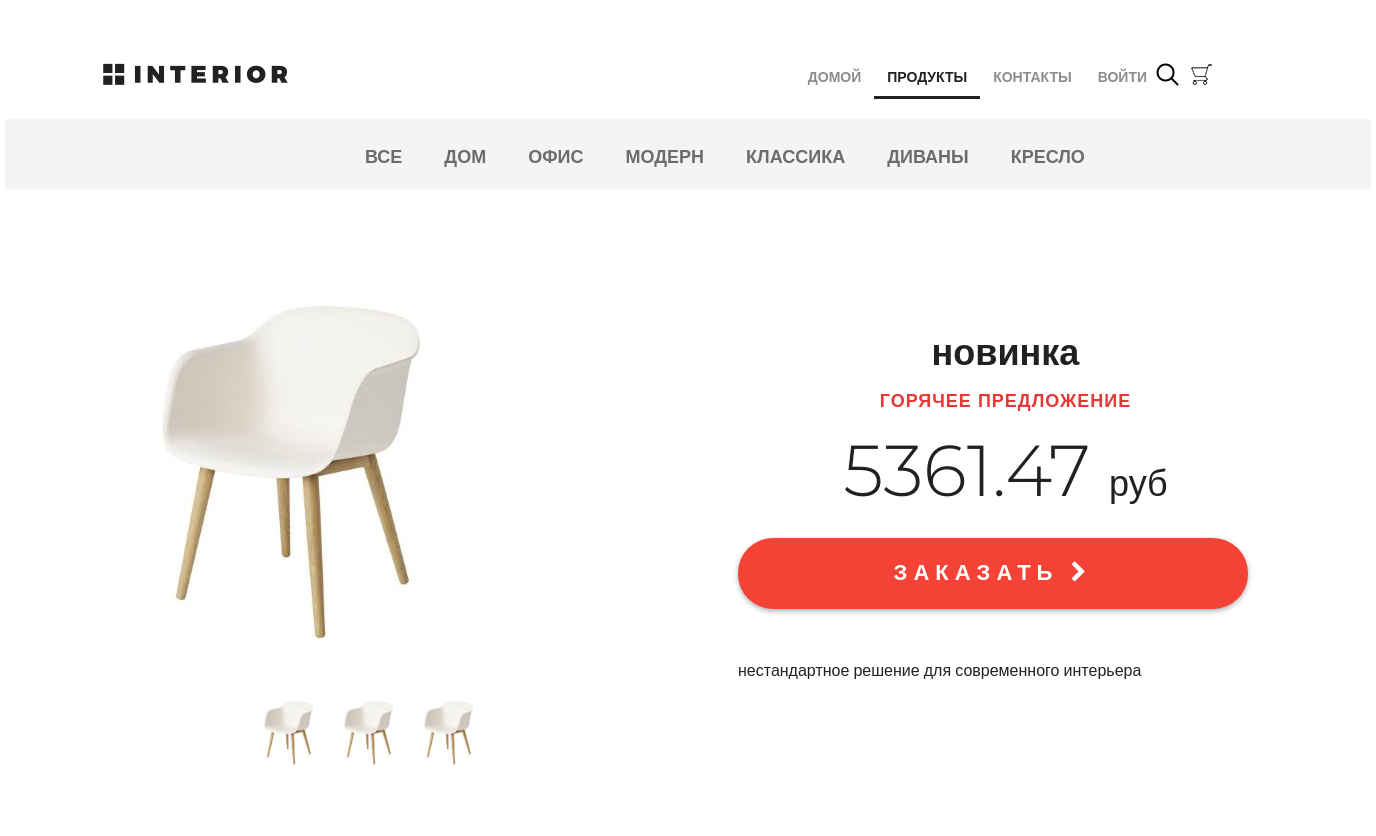
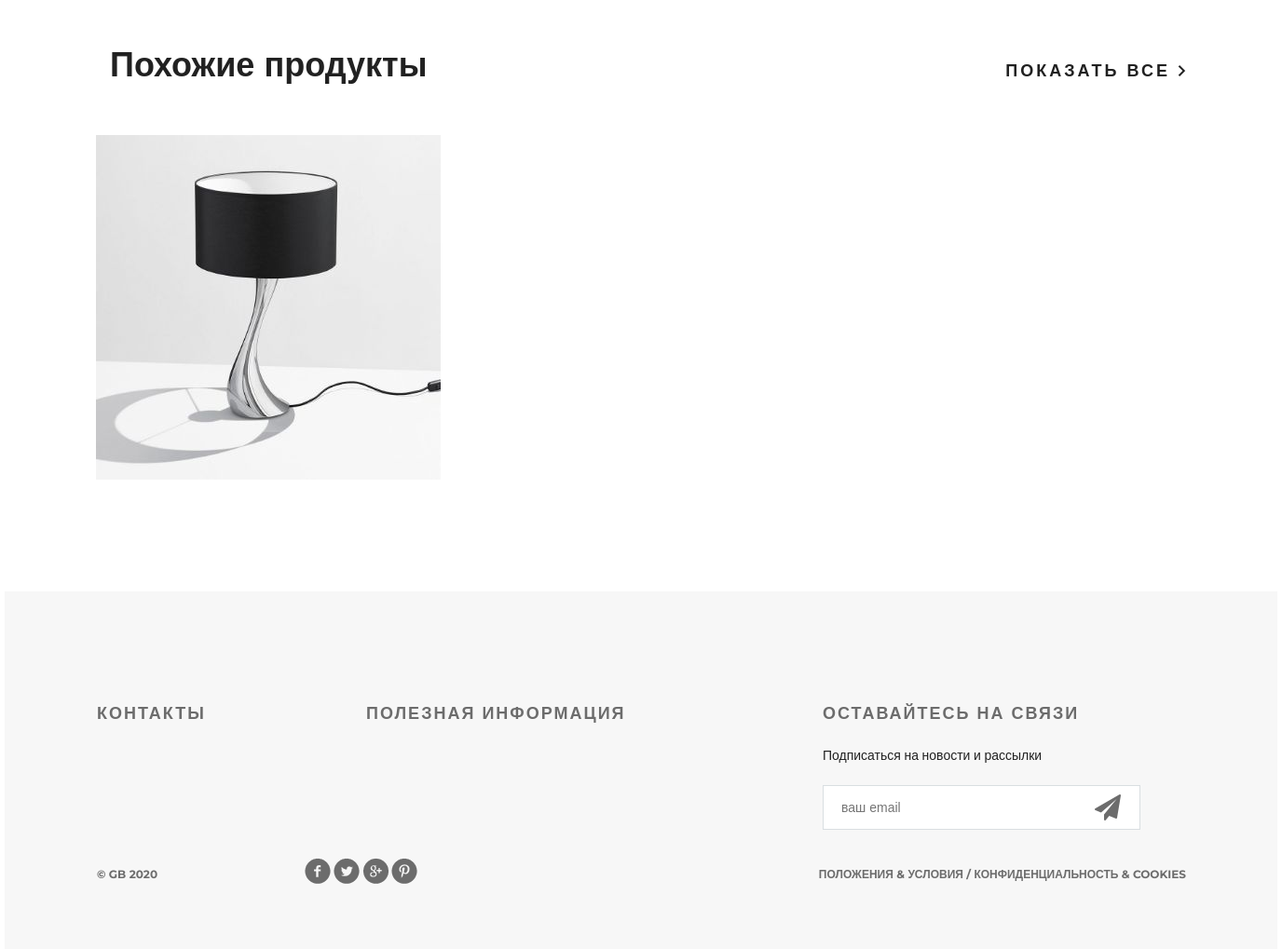
Screenshot of /products/ with the database file from the repository (2 pictures, top to bottom).
### mainapp/models.py (models this page shows, shortened)
class ProductCategory(models.Model):
    objects = None
    name = models.CharField(verbose_name='название категории', max_length=64, unique=True)
    description = models.TextField(verbose_name='описание категории', blank=True)
    is_active = models.BooleanField(default=True, verbose_name = 'активная')

class Product(models.Model):
    objects = None
    category = models.ForeignKey(ProductCategory, on_delete=models.CASCADE)
    name = models.CharField(verbose_name='имя продукта', max_length=128)
    image = models.ImageField(upload_to='products_images', blank=True)
    short_desc = models.CharField(verbose_name='краткое описание продукта', max_length=60, blank=True)
    description = models.TextField(verbose_name='описание продукта', blank=True)
    price = models.DecimalField(verbose_name='цена продукта', max_digits=8, decimal_places=2, default=0)
    quantity = models.PositiveIntegerField(verbose_name='количество на складе', default=0)
    is_active = models.BooleanField(default = True, verbose_name = 'активен')

### mainapp/views.py (the view, shortened to what this page needs)
# urls.py: path('products/', include('mainapp.urls', namespace='products')),
def products(request, pk=None, page= 1):
    basket = get_basket(request.user)
    title = 'продукты'
    links_menu = ProductCategory.objects.all()
    content = {
        'title'     : title,
        'links_menu': links_menu,
    }
    hot_product = get_hot_product()
    same_products = get_same_products(hot_product)
    content['same_products'] = same_products
    content['hot_product'] = hot_product
    return render(request, 'mainapp/products.html', content)

### mainapp/context_processor.py (called while the page is built)
def basket(request):
   print(f'context processor basket works')
   basket = []
   if request.user.is_authenticated:
       basket = Basket.objects.filter(user=request.user)
   return {
       'basket': basket,
   }

### mainapp/views.py (called while the page is built)
def get_basket(user):
    if user.is_authenticated:
        return Basket.objects.filter(user = user)
    else:
        return []

def get_hot_product():
    products = Product.objects.filter(category__is_active=True)
    return random.sample(list(products), 1)[0]

def get_same_products(hot_product):
    same_products = Product.objects.filter(category = hot_product.category). \
                        exclude(pk = hot_product.pk)[:3]
    return same_products

### mainapp/templates/mainapp/products.html (shortened to what this page needs)
{% extends 'mainapp/base.html' %}
{% load static %}
{% block content %}
    <div class="details">
        <div class="links clearfix">
            {% include 'mainapp/includes/inc_categories_menu.html' %}
        </div>
        <div class="details-products">
            <div class="details-slider">
                <div class="slider-product">
                    <img src="/media/{{ hot_product.image }}">
                </div>
                <div class="slider-control">
                    <div class="block">
                        <a href="#"><img src="/media/{{ hot_product.image }}" alt="">
                        </a>
                    </div>
                    <div class="block">
                        <a href="#"><img src="/media/{{ hot_product.image }}" alt="">
                        </a>
                    </div>
                    <div class="block">
                        <a href="#"><img src="/media/{{ hot_product.image }}" alt="">
                        </a>
                    </div>
                </div>
            </div>
            <div class="description">
                <h3 class="big-bold">{{ hot_product.name }}</h3>
                <h3 class="red">горячее предложение</h3>
                <p class="price"> {{ hot_product.price|floatformat:2 }} <span>руб</span></p>
                <a href="{% url 'basket:add' hot_product.pk %}" class="red-button">
                    заказать <i class="fa fa-chevron-right" aria-hidden="true"></i>
                </a>
                <div class="description-text">
                    {{ hot_product.description }}
                </div>
            </div>
        </div>
        <div class="related">
            <div class="title clearfix">
                <h2>Похожие продукты</h2>
                <a class="explore" href="#">показать все <img src="/static/img/arrow.png" alt=""></a>
            </div>
            <div class="related-products clearfix">
                {% for product in same_products %}
                    <div class="block">
                        <a href="{% url 'products:product' product.pk %}">
                            <img src="/media/{{ product.image }}" alt="{{ product.short_desc }}">
                        </a>
                    </div>
                {% endfor %}
            </div>
        </div>
    </div>
    <div class="clr"></div>
{% endblock %}

### mainapp/templates/mainapp/base.html (shortened to what this page needs)
<!DOCTYPE html>
{% load static %}
<html>
  <head>
      {% block css %}
          <link rel="stylesheet" type="text/css" href="{% static 'css/style.css' %}">
          <link rel="stylesheet" href="{% static 'fonts/font-awesome/css/font-awesome.css' %}">
      {% endblock %}
  </head>
  <body>
    <div class="container">
      {% block menu %}
      <div class="hero-white">
        <div class="header clearfix">
          <a href="/" class="logo"></a>
          {% include 'mainapp/includes/inc_menu.html' %}
        </div>
      </div>
      {% endblock %}
          <div class="content">
          {% block content %}
          {% endblock %}
          </div>
    </div>
    {% block footer %}
      <div class="footer">
        <div class="clearfix">
          <div class="text-footer">
              <h3>контакты</h3>
          </div>
          <div class="text-footer">
              <h3>полезная информация</h3>
          </div>
          <div class="text-footer clearfix">
            <h3>Оставайтесь на связи</h3>
            <p>Подписаться на новости и рассылки</p>
            <form>
                <input type="email" name="email" placeholder="ваш email">
                <a href="#"><i class="fa fa-paper-plane fa-2x" aria-hidden="true"></i></a>
            </form>
          </div>
        </div>
        <p class="small">&copy; GB {% now "Y" %}</p>
        <div class="social">
          <a href="#" class="social1"></a>
          <a href="#" class="social2"></a>
          <a href="#" class="social3"></a>
          <a href="#" class="social4"></a>
        </div>
        <p class="small">Положения &amp; Условия  /  Конфиденциальность &amp; Cookies</p>
      </div>
    {% endblock %}
  </body>
</html>

### mainapp/templates/mainapp/includes/inc_menu.html (shortened to what this page needs)
<ul class="menu">
  <li>
    <a href="{% url 'main' %}" class="{% if request.resolver_match.url_name == 'main' %}active{% endif %}">
      домой
    </a>
  </li>
  <li>
    <a href="{% url 'products:index' %}" class="{% if request.resolver_match.namespace == 'products' %}active{% endif %}">
      продукты
    </a>
  </li>
  <li>
    <a href="{% url 'contact' %}" class="{% if request.resolver_match.url_name == 'contact' %}active{% endif %}">
      контакты
    </a>
  </li>
  <li>
    {% if user.is_authenticated %}
    <a href="{% url 'auth:logout' %}">выйти</a>
    {% else %}
    <a href="{% url 'auth:login' %}">войти</a>
    {% endif %}
  </li>
</ul>
<a href="#" class="search"></a>
<a href="{% url 'basket:view' %}" class="basket">
</a>

### mainapp/templates/mainapp/includes/inc_categories_menu.html (shortened to what this page needs)
<ul class="links-menu">
  <li>
    <a href="{% url 'products:category' 0 %}" class="{% if request.resolver_match.kwargs.pk == 0 %} active {% endif %}">
      все
    </a>
  </li>
  {% for link in links_menu %}
    <li>
      <a href="{% url 'products:category' link.pk %}" class=""> {{ link.name }}
      </a>
    </li>
  {% endfor %}
</ul>

### rows the page displays
ProductCategory: name "ДОМ"
ProductCategory: name "ОФИС"
ProductCategory: name "МОДЕРН"
ProductCategory: name "КЛАССИКА"
ProductCategory: name "ДИВАНЫ"
ProductCategory: name "КРЕСЛО"
Product: image (picture), name "новинка", price "5361.47", description "нестандартное решение для современного интерьера"
Product: image (picture)
